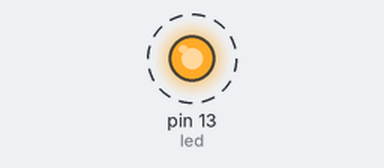
A sketch run on a simulated Arduino Uno, built with avr-gcc and run on an emulated ATmega328P. Shown: output pins drawn as LEDs (lit = HIGH). Dashed ring = blinking.

Above: at 0.05 s.
Timing chart, 0 to 3.0 s (numbered marks = the images above):
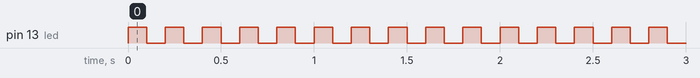

Measured:
- by itself, pin 13 (led): alternates HIGH for 0.10 s and LOW for 0.10 s

The sketch:

LED_Blink.ino
```cpp
int led = 13;

void setup() {
pinMode(led, OUTPUT);
Serial.begin(9600);
}
void loop() {
digitalWrite(led,HIGH);
delay(100);
digitalWrite(led,LOW);
delay(100);
}
```
